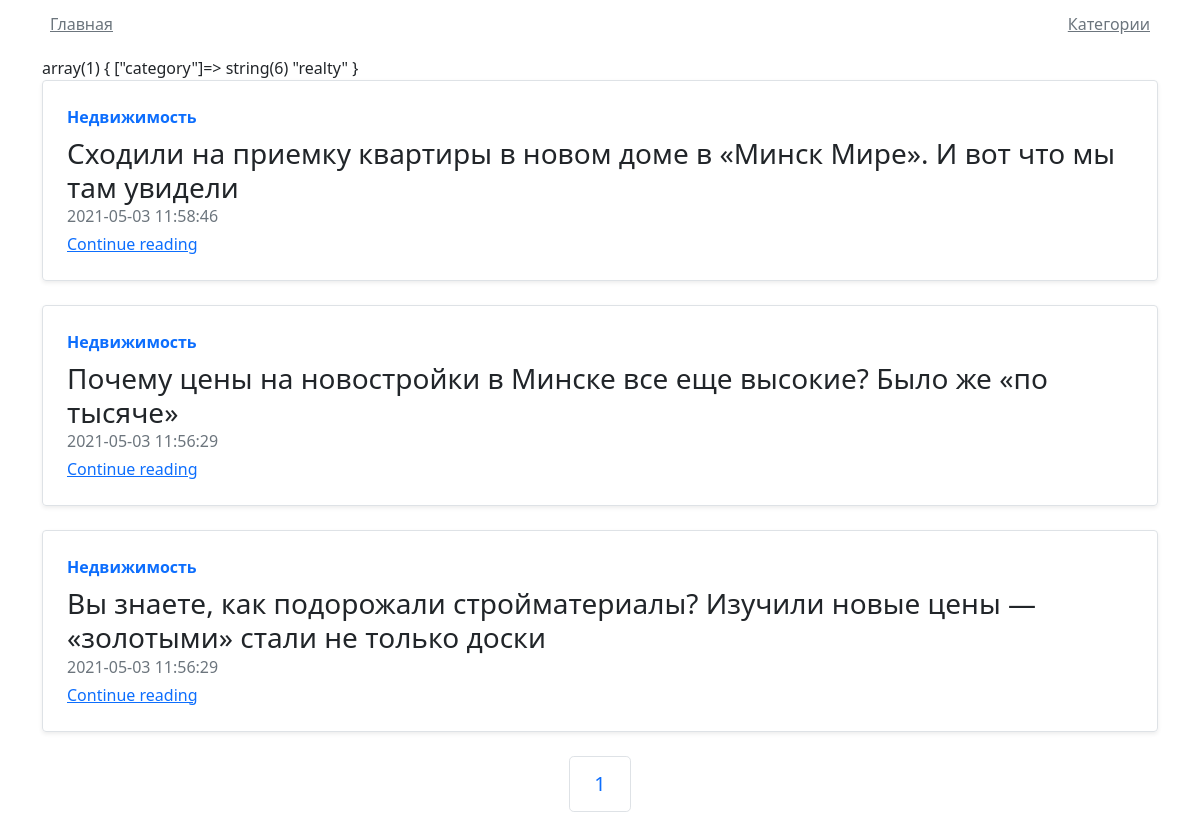
Screenshot of /articles?category=realty with the database file from the repository.
### tables this page shows
CREATE TABLE `posts` (
  `id` int(11) NOT NULL,
  `active` tinyint(1) NOT NULL,
  `title` varchar(255) NOT NULL,
  `post_code` varchar(50) NOT NULL,
  `content` text NOT NULL,
  `category_id` int(11) NOT NULL,
  `author_id` int(11) NOT NULL,
  `date` timestamp NOT NULL DEFAULT current_timestamp() ON UPDATE current_timestamp()
);

CREATE TABLE `categories` (
  `id` int(11) NOT NULL,
  `name` varchar(255) NOT NULL,
  `category_code` varchar(50) NOT NULL
);

### app/classes/View.php (called while the page is built)
<?php
class View
{
    public function generate($content_view, $pageData = null, $template_view = null)
    {
        $template_view = $template_view ?: ROOT . '/app/resources/views/common.php';
        include $template_view;
    }
}

### articles/ArticlesController.php (called while the page is built, shortened)
<?php
require ROOT . '/app/classes/View.php';
class ArticlesController
{
    protected $view, $model;
    public function __construct() {
        $this->view = new View ();
        $this->model = new ArticlesModel();
    }
    public function category ($code, $page) {
        $pageData = $this->model->getCategoryPosts($code, $page);
        $this->view->generate(ROOT . '/articles/resources/views/section.php', $pageData);
    }
}

### app/classes/Model.php (called while the page is built, shortened)
<?php
require ROOT . '/app/classes/DbConnection.php';
class Model
{
    public function __construct () {
        $this->db = DbConnection::getInstance('articles');
    }
}

### app/classes/DbConnection.php (called while the page is built, shortened)
<?php
class DbConnection
{
    private static $instances = [];
    public static function getInstance($name) :PDO
    {
        if ( ! isset(self::$instances[$name])) {
            self::$instances[$name] = new PDO('mysql:host=localhost;dbname=' . $name, 'root', '');
        }
        return self::$instances[$name];
    }
}

### app/traits/articlesTable.php (called while the page is built, shortened)
<?php
trait articlesTable {
    public function articlesSelection (array $options = []) {
        $where = '';
        if (isset($options['code']) || isset($options['categoryCode'])) {
            $where = 'WHERE ';
            $whereOptions = [];
            if (isset($options['categoryCode'])) {
                $whereOptions[] = "category_code = '{$options['categoryCode']}'";
            }
            $where .= implode(' AND ', $whereOptions);
        }
        $page = $options['page'] ?? '1';
        $page = (int) $page;
        $offset = 6 * ($page - 1);
        $offset = (string) $offset;
        $sql = "SELECT *
                FROM posts JOIN categories
                ON posts.category_id = categories.id
                $where
                ORDER BY date DESC
                LIMIT 6
                OFFSET $offset";
        $res = $this->db->query($sql);
        if ($res !== false) {
            return $res->fetchAll(PDO::FETCH_ASSOC);
        }
        return false;
    }
}

### articles/ArticlesModel.php (called while the page is built, shortened)
<?php
require ROOT . '/app/classes/Model.php';
require ROOT . '/app/traits/articlesTable.php';
class ArticlesModel extends Model
{
    public function getCategoryPosts ($code, $page = 1) {
        $pageData['articles'] = $this->articlesSelection(['categoryCode' => $code, 'page' => $page]);
        $pageData['title'] = $pageData['articles'][0]['name'];
        $pageData['pages'] = ceil($this->categoryPostsAmount($code) / 6);
        return $pageData;
    }
    protected function categoryPostsAmount ($code) {
        $sql = "SELECT COUNT(posts.id)
                FROM posts JOIN categories
                ON posts.category_id = categories.id
                WHERE category_code = '$code'";
        $res = $this->db->query($sql);
        if ($res !== false) {
            return (int) $res->fetch()[0];
        }
        return false;
    }
}

### articles/resources/views/section.php (the view)
<?php var_dump($_GET);?>
<?php foreach ($articles as $article) : ?>
    <div class="row g-0 border rounded overflow-hidden flex-md-row mb-4 shadow-sm h-md-250 position-relative">
        <div class="col p-4 d-flex flex-column position-static">
            <strong class="d-inline-block mb-2 text-primary text-capitalize"><?= $article['name']; ?></strong>
            <h3 class="mb-0"><?= $article['title']; ?></h3>
            <div class="mb-1 text-muted"><?= $article['date']; ?></div>
            <a href="/articles?post=<?=$article['post_code'];?>" class="stretched-link">Continue reading</a>
        </div>
    </div>
<?php endforeach; ?>
<ul class="pagination pagination-lg justify-content-center">
<?php for ($p = 1; $p <= $pages; $p++) :?>
    <li class="page-item">
        <a href="/articles?category=<?= $articles[0]['category_code'];?>&page=<?= $p;?>" class="page-link"><?= $p;?></a>
    </li>
<?php endfor; ?>
</ul>

### rows the page displays
posts: category.name "Недвижимость", title "Сходили на приемку квартиры в новом доме в «Минск Мире». И вот что мы там увидели", date "2021-05-03 11:58:46"
posts: category.name "Недвижимость", title "Почему цены на новостройки в Минске все еще высокие? Было же «по тысяче»", date "2021-05-03 11:56:29"
posts: category.name "Недвижимость", title "Вы знаете, как подорожали стройматериалы? Изучили новые цены — «золотыми» стали не только доски", date "2021-05-03 11:56:29"
